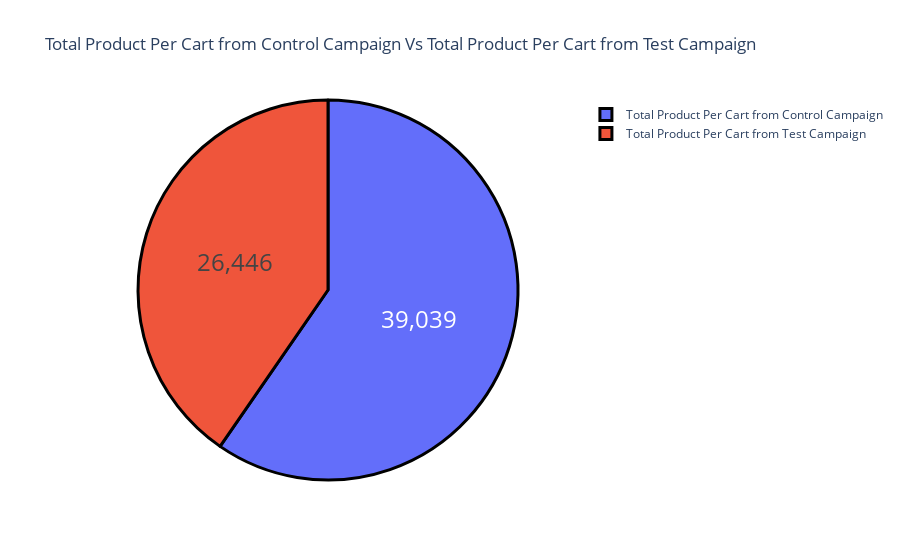

Notebook cell for this chart:
### Markdown cell above
## 3. What is the average Total Product Per Cart from the Control Campaign, and how does it compare to the average Total Product Per Cart from the Test Campaign?

### Code cell
label = ['Total Product Per Cart from Control Campaign',
        'Total Product Per Cart from Test Campaign']
total_product = [sum(df_cdata['Count of Cart Adding']),
                 sum(df_tdata['Count of Cart Adding'])]

color = ['lightpurple','lightred']
graph_3 = go.Figure(data=[go.Pie(labels= label, values= total_product)])
graph_3.update_layout(title_text = 'Total Product Per Cart from Control Campaign Vs Total Product Per Cart from Test Campaign')
graph_3.update_traces(hoverinfo='label+percent', textinfo='value', 
                textfont_size = 24,
                marker=dict(colors = color, 
                line=dict(color='black', width=3)))
graph_3.show()

### Figure 1 — Plotly figure (JSON) as saved in the notebook; plotly's stock layout.template omitted (floating-point values rounded to 4 significant figures)
{"data": [{"hoverinfo": "label+percent", "labels": ["Total Product Per Cart from Control Campaign", "Total Product Per Cart from Test Campaign"], "marker": {"colors": ["lightpurple", "lightred"], "line": {"color": "black", "width": 3}}, "textfont": {"size": 24}, "textinfo": "value", "type": "pie", "values": [39039, 26446]}], "layout": {"autosize": true, "title": {"text": "Total Product Per Cart from Control Campaign Vs Total Product Per Cart from Test Campaign"}}}
